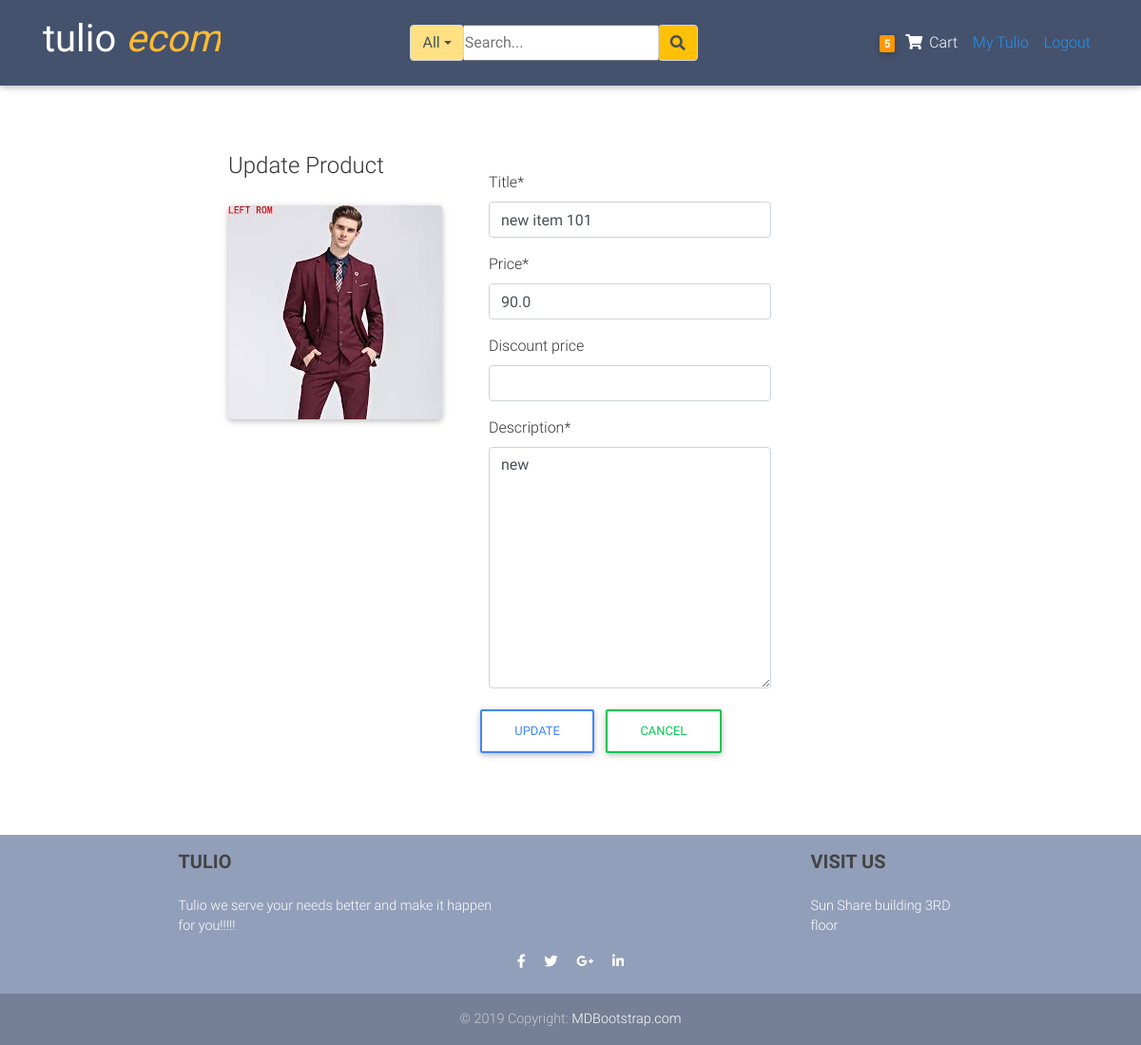
Page /products/new/update (signed in) on the earlier database version.
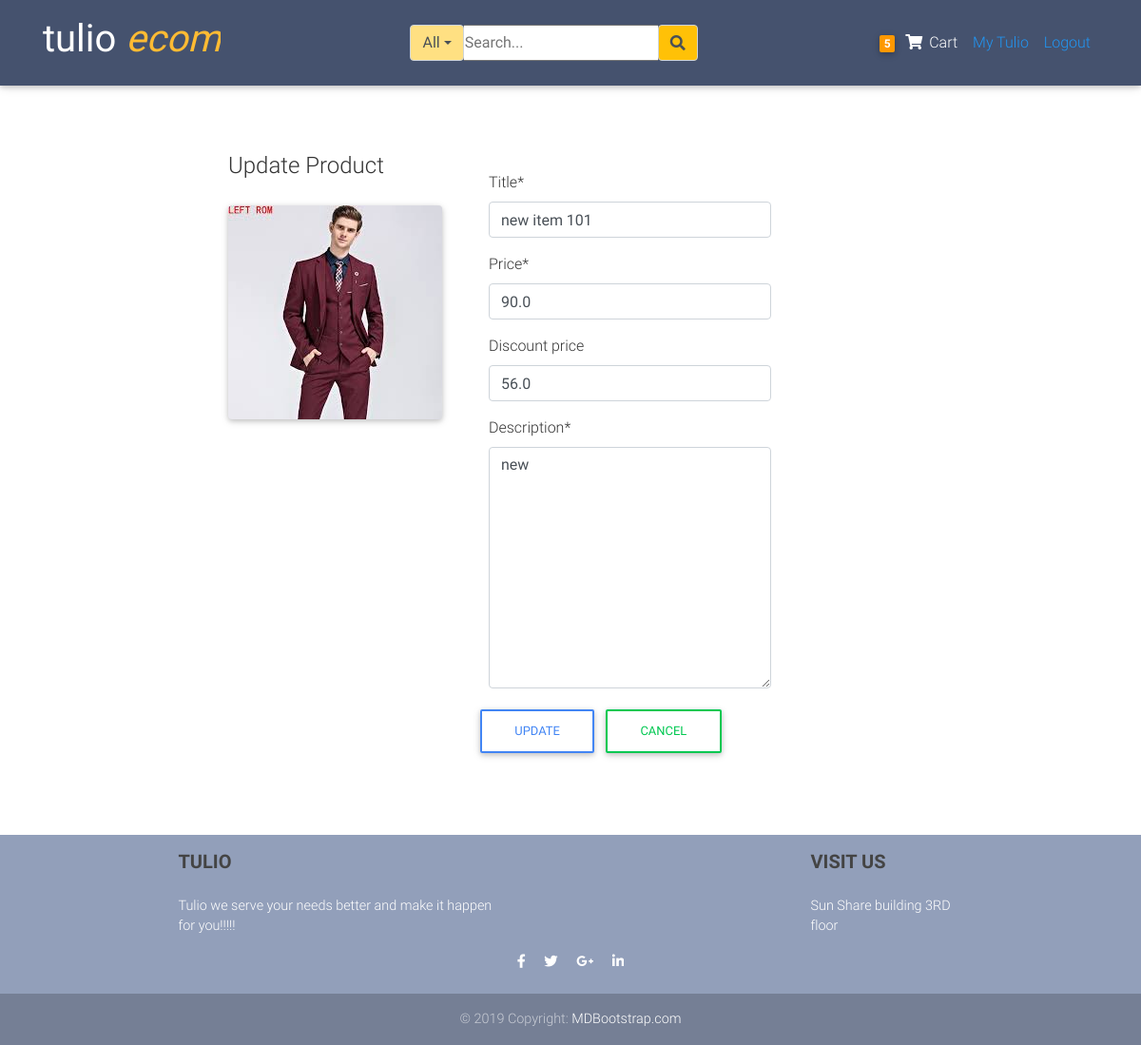
Same page on the later database version.
### blogs/models.py (models this page shows, shortened)
class Item(models.Model):
	title           = models.CharField(max_length=100)
	price           = models.FloatField()
	discount_price  = models.FloatField(blank=True, null=True)
	category        = models.CharField(choices=CATEGORY_CHOICES, max_length=2)
	label           = models.CharField(choices=LABEL_CHOICES, max_length=2)
	image           = models.ImageField(upload_to='product_pictures')
	slug            = models.SlugField()
	description     = models.TextField()
	owner           = models.ForeignKey(User, on_delete=models.CASCADE)
	date            = models.DateTimeField(auto_now_add=True)
	objects         = ProductManager()

### blogs/views.py (the view, shortened to what this page needs)
# urls.py: path('products/<slug>/update',ItemUpdateView.as_view(), name = "update" ),
class ItemUpdateView(UserPassesTestMixin, LoginRequiredMixin, UpdateView):
	model = Item
	fields =['title', 'price', 'discount_price', 'description']
	template_name = 'blogs/itemUpdate.html'
	def test_func(self):
		item = self.get_object()
		if self.request.user ==item.owner:
			return True
		return False

### blogs/models.py (called while the page is built)
	def get_queryset(self):
		return ProductQuerySet(self.model, using=self._db)

### blogs/templatetags/cart_item_count.py (called while the page is built)
@register.filter
def cart_count(user):
	if user.is_authenticated:
		query_set = Order.objects.filter(user=user, ordered=False)
		if query_set.exists():
			return query_set[0].items.count()
	return 0

### blogs/templates/blogs/itemUpdate.html (shortened to what this page needs)
{% extends 'blogs/layout.html'%}
{%block content%}
{% load crispy_forms_tags%}
     <div class="center-card content-section col-md-8">
        <form method="POST">
        <fieldset class="form-group">
            <div class="row">
              <div class="col-md-4 ml-8 mr-8">
                  <legend>Update Product</legend>
                  <img class="card mb-4 mt-4" src="{{item.image.url}}">
              </div>
              <div class="col-md-6 ">
                    <div class="p-4">
                        <div class="mb-3">
                              {{form|crispy}}
                        </div>
                        <div class="row ">
                            <div class="p-10">
                              <button class="btn btn-outline-primary" type="submit">Update</button>
                            </div>
                            <div class="ml-10 mr-10">
                              <a class="btn btn-outline-success" href="{% url 'blogs:dashboard'%}">Cancel</a>
                            </div>
                        </div>
                    </div>
              </div>
          </div>
        </fieldset>
        </form>
    </div>
{% endblock content%}

Differences in the rows shown:
changed Item "new item 101": discount_price (not shown) → "56.0"
